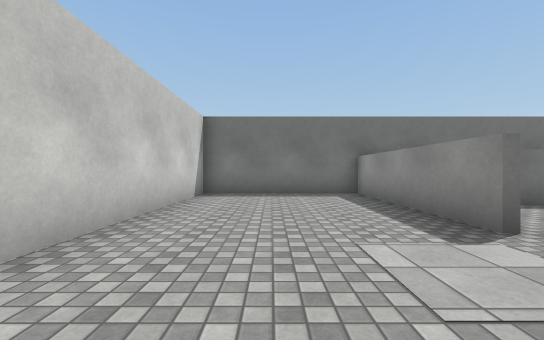
view 1 (above)

18 first-person views from a walk through a scene from a Unity 3-D project. The camera is 1.2 m above the floor, looks level and sees 90° across. The floor is counted in squares, 1.64 m on a side. Each view is taken from the middle of a square. On the plan, view 1 faces up. The plan holds only what a view shows up to about 10 squares ahead; the rest is blank. The place goes on beyond the plan. The player is left out. Surface patterns are stand-ins for the level's own textures.

view 2
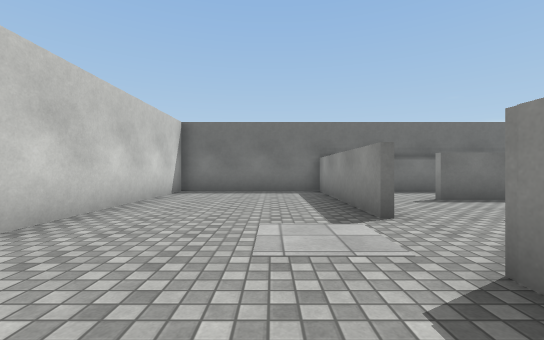

view 3
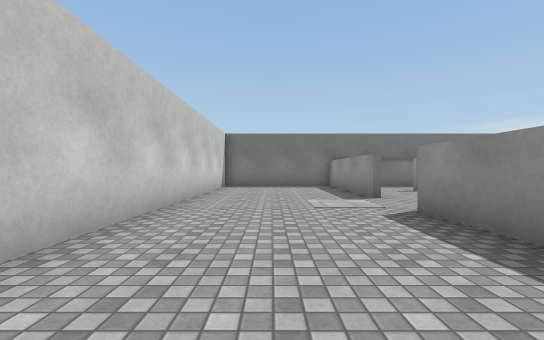

view 4
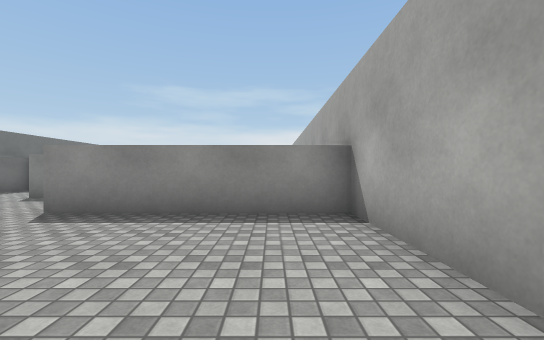

view 5
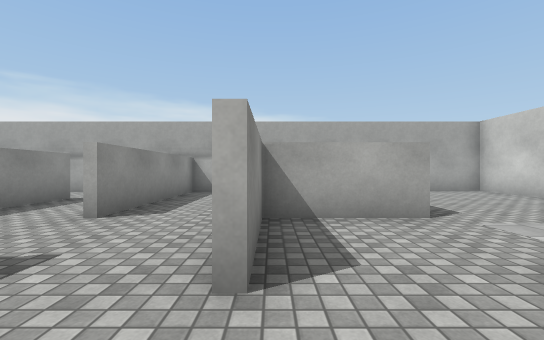

view 6
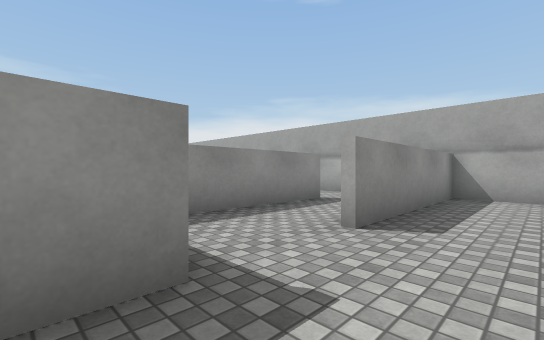

view 7
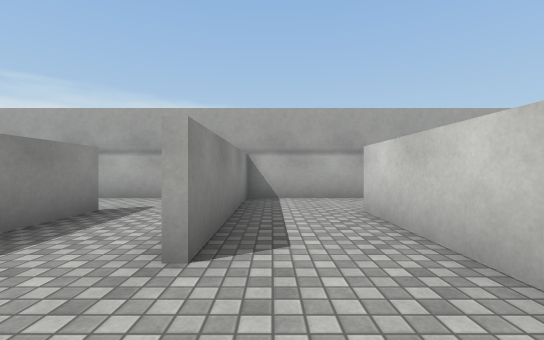

view 8
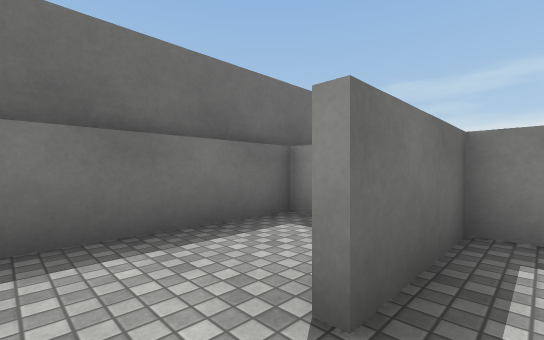

view 9
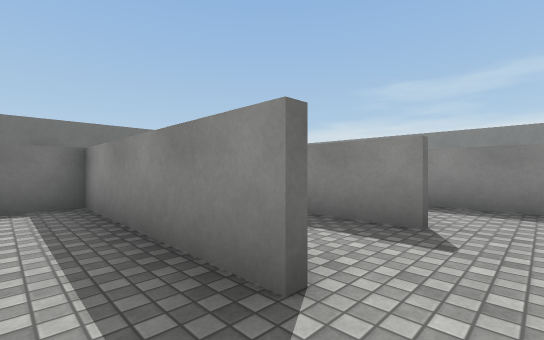

view 10
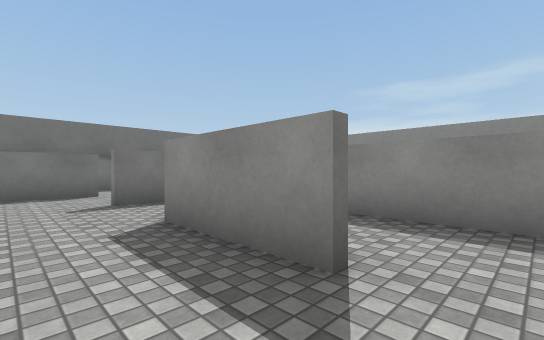

view 11
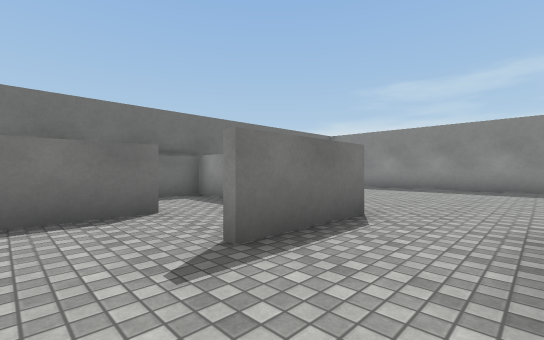

view 12
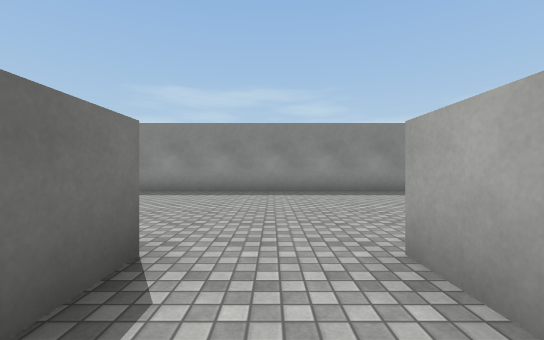

view 13
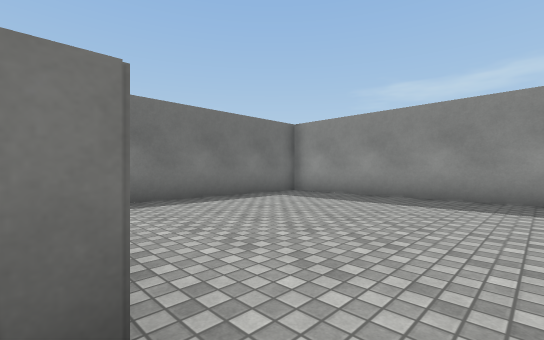

view 14
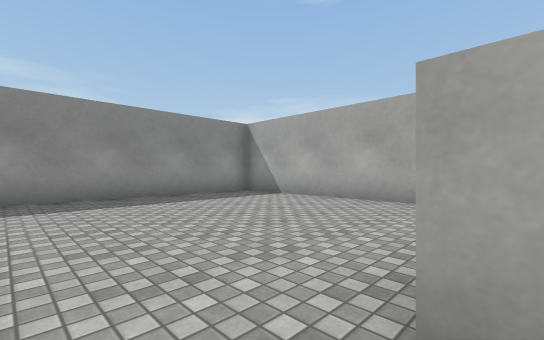

view 15
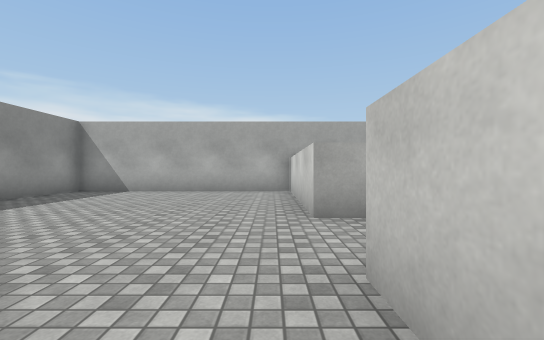

view 16
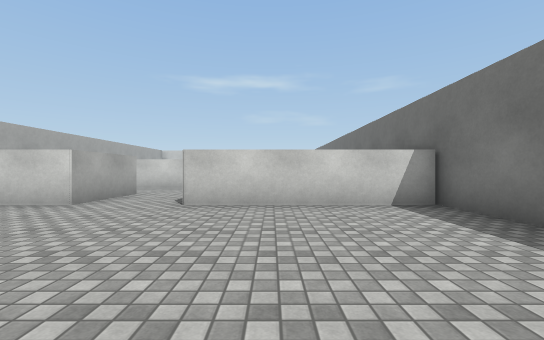

view 17
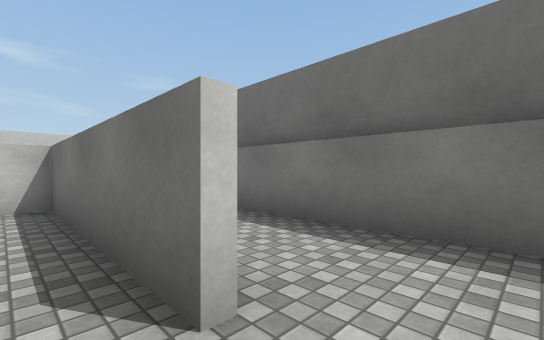

view 18
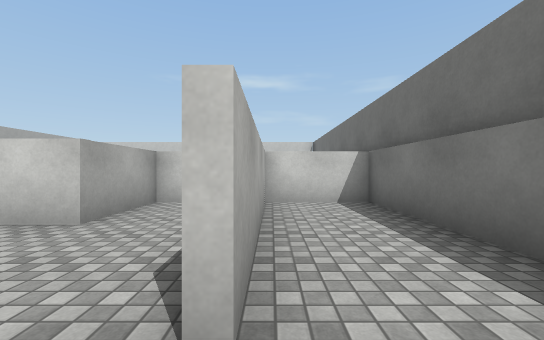

### Floor plan
Points are (right, up) in squares from view 1. A wall is a line through its corners. A room is listed if a view was taken in it or the views show most of it. See-through windows are left out.
Room 1 (views 1, 2, 3, 4)
walls: (2.6, 3.1) (2.6, 8.5) (-2.1, 8.5) (-2.1, -4.3) (2.6, -4.3) (2.6, 0.8) (3.6, 0.8)
ways out: opening at (3, 2.5) to room 2
Room 2 (views 5, 6, 7, 8)
walls: (7.6, 3.1) (7.6, 5.6) (5, 5.6); (3.6, 0.8) (5.1, 0.8) (5.1, 3.5)
ways out: opening at (3, 2.5) to room 1; opening at (4.5, 6) to room 8; opening at (6.5, 3) to room 10
Room 3 (view 9)
walls: (10.2, -2) (10.2, 0.4)
ways out: opening at (10, -2.5) to room 4; opening at (9, -0.5) to room 12
Room 4 (views 10, 11, 12, 13, 14)
walls: (12.7, -2) (12.7, 0.8) (15.4, 0.8); (15.4, 3.1) (12.6, 3.1); (9.9, -4.1) (11.7, -4.1)
ways out: opening at (10, -2.5) to room 3; opening at (15, 2) to room 5; opening at (11.5, 3) to room 6; opening at (13, -2.5) to room 11
Room 5 (views 15, 16)
walls: (15.4, 0.8) (15.4, -4.3) (22.6, -4.3) (22.6, 8.5) (15.4, 8.5) (15.4, 3.1)
ways out: opening at (15, 2) to room 4
Room 6 (views 17, 18)
walls: (13, 5.6) (7.7, 5.6); (7.9, 6) (7.9, 3.4) (10.4, 3.4) (10.4, 2.3)
ways out: opening at (11.5, 3) to room 4; opening at (13.5, 6) to room 7
Room 7 (no view inside)
walls: (8.5, 5.8) (13, 5.8); (15.2, 6.9) (15.2, 8.2) (7.9, 8.2) (7.9, 6)
ways out: opening at (13.5, 6) to room 6
Room 8 (no view inside)
walls: (7.6, 7.6) (7.6, 8.2) (4, 8.2)
ways out: opening at (4.5, 6) to room 2
Room 9 (no view inside)
walls: (5.4, 0.5) (5.4, -1.9); (5.5, -4.1) (7.6, -4.1) (7.6, 0.9)
ways out: opening at (6.5, -0.5) to room 10; opening at (5, -2.5)
Room 10 (no view inside)
walls: (5.4, 1.4) (5.4, 0.5)
ways out: opening at (6.5, 3) to room 2; opening at (6.5, -0.5) to room 9; opening at (8, 1.5) to room 12
Room 11 (no view inside)
walls: (15.2, -3) (15.2, -0.6)
ways out: opening at (13, -2.5) to room 4
Room 12 (no view inside)
walls: (10.2, 0.4) (10.2, 3.1) (9, 3.1)
ways out: opening at (9, -0.5) to room 3; opening at (8, 1.5) to room 10

Where each view was taken, in squares from view 1:
view 1: 0 up, 0 right, facing up
view 2: 1 down, 1 right, facing up
view 3: 4 down, 0 right, facing up
view 4: 3 down, 2 left, facing right
view 5: 5 up, 5 right, facing down
view 6: 4 up, 6 right, facing down-right
view 7: 3 up, 7 right, facing down
view 8: 5 up, 4 right, facing up-right
view 9: 3 down, 9 right, facing up-right
view 10: 3 down, 11 right, facing up-right
view 11: 1 up, 11 right, facing up-right
view 12: 2 up, 13 right, facing right
view 13: 2 up, 15 right, facing up-right
view 14: 2 up, 15 right, facing down-right
view 15: 5 up, 16 right, facing down
view 16: 5 up, 21 right, facing left
view 17: 5 up, 14 right, facing up-left
view 18: 6 up, 14 right, facing left
